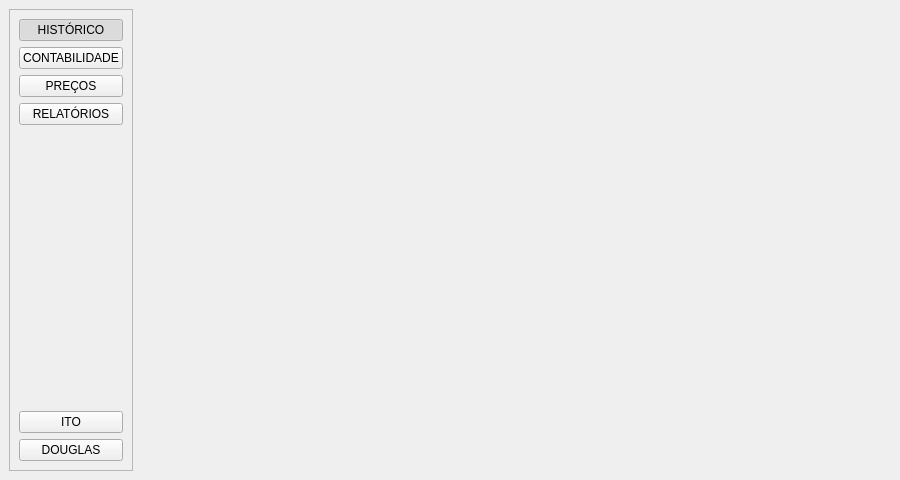
<?xml version="1.0" encoding="UTF-8"?>
<ui version="4.0">
 <class>MainWindow</class>
 <widget class="QMainWindow" name="MainWindow">
  <property name="geometry">
   <rect>
    <x>0</x>
    <y>0</y>
    <width>900</width>
    <height>480</height>
   </rect>
  </property>
  <property name="minimumSize">
   <size>
    <width>900</width>
    <height>0</height>
   </size>
  </property>
  <property name="windowTitle">
   <string>Ferro Velho</string>
  </property>
  <widget class="QWidget" name="centralwidget">
   <layout class="QGridLayout" name="gridLayout">
    <item row="0" column="1">
     <widget class="QStackedWidget" name="stackedWidget">
      <property name="currentIndex">
       <number>3</number>
      </property>
      <widget class="QWidget" name="historico_page">
       <layout class="QGridLayout" name="gridLayout_2">
        <property name="rightMargin">
         <number>15</number>
        </property>
        <item row="0" column="0">
         <widget class="QPushButton" name="DOUGLAS">
          <property name="styleSheet">
           <string notr="true">QPushButton::hover
{
background-color :rgb(186, 189, 182)
}</string>
          </property>
          <property name="text">
           <string>DOUGLAS</string>
          </property>
          <property name="checkable">
           <bool>true</bool>
          </property>
         </widget>
        </item>
        <item row="0" column="2">
         <widget class="QPushButton" name="GERAL">
          <property name="styleSheet">
           <string notr="true">QPushButton::hover
{
background-color :rgb(186, 189, 182)
}</string>
          </property>
          <property name="text">
           <string>GERAL</string>
          </property>
          <property name="checkable">
           <bool>true</bool>
          </property>
         </widget>
        </item>
        <item row="0" column="1">
         <widget class="QPushButton" name="ITO">
          <property name="styleSheet">
           <string notr="true">QPushButton::hover
{
background-color :rgb(186, 189, 182)
}</string>
          </property>
          <property name="text">
           <string>ITO</string>
          </property>
          <property name="checkable">
           <bool>true</bool>
          </property>
         </widget>
        </item>
        <item row="1" column="0" colspan="3">
         <widget class="QTableWidget" name="tableWidget_historico">
          <property name="focusPolicy">
           <enum>Qt::TabFocus</enum>
          </property>
          <property name="styleSheet">
           <string notr="true"/>
          </property>
          <property name="horizontalScrollBarPolicy">
           <enum>Qt::ScrollBarAlwaysOff</enum>
          </property>
          <property name="sizeAdjustPolicy">
           <enum>QAbstractScrollArea::AdjustIgnored</enum>
          </property>
          <property name="editTriggers">
           <set>QAbstractItemView::NoEditTriggers</set>
          </property>
          <property name="selectionMode">
           <enum>QAbstractItemView::NoSelection</enum>
          </property>
          <property name="selectionBehavior">
           <enum>QAbstractItemView::SelectRows</enum>
          </property>
          <attribute name="horizontalHeaderCascadingSectionResizes">
           <bool>true</bool>
          </attribute>
          <attribute name="horizontalHeaderDefaultSectionSize">
           <number>141</number>
          </attribute>
          <attribute name="horizontalHeaderStretchLastSection">
           <bool>true</bool>
          </attribute>
          <attribute name="verticalHeaderVisible">
           <bool>false</bool>
          </attribute>
          <column>
           <property name="text">
            <string>DATA</string>
           </property>
          </column>
          <column>
           <property name="text">
            <string>PESO</string>
           </property>
          </column>
          <column>
           <property name="text">
            <string>MATERIAL</string>
           </property>
          </column>
          <column>
           <property name="text">
            <string>PREÇO</string>
           </property>
          </column>
          <column>
           <property name="text">
            <string>HORA</string>
           </property>
          </column>
         </widget>
        </item>
        <item row="2" column="0">
         <widget class="QLabel" name="label_3">
          <property name="text">
           <string>TOTAL COMPRADO:</string>
          </property>
         </widget>
        </item>
        <item row="2" column="2">
         <widget class="QLabel" name="label_historico_total">
          <property name="text">
           <string/>
          </property>
          <property name="alignment">
           <set>Qt::AlignRight|Qt::AlignTrailing|Qt::AlignVCenter</set>
          </property>
         </widget>
        </item>
       </layout>
      </widget>
      <widget class="QWidget" name="contabilidade_page">
       <layout class="QGridLayout" name="gridLayout_3">
        <property name="rightMargin">
         <number>15</number>
        </property>
        <item row="0" column="0" colspan="3">
         <widget class="QFrame" name="frame_4">
          <property name="frameShape">
           <enum>QFrame::NoFrame</enum>
          </property>
          <property name="frameShadow">
           <enum>QFrame::Raised</enum>
          </property>
          <layout class="QGridLayout" name="gridLayout_5">
           <item row="1" column="1">
            <widget class="QLabel" name="label_7">
             <property name="text">
              <string>PESO:</string>
             </property>
            </widget>
           </item>
           <item row="2" column="4">
            <widget class="QPushButton" name="pushButton_contabilidade_ok">
             <property name="styleSheet">
              <string notr="true">QPushButton::hover
{
background-color :rgb(114, 159, 207)
}</string>
             </property>
             <property name="text">
              <string>OK</string>
             </property>
            </widget>
           </item>
           <item row="1" column="3">
            <widget class="QLabel" name="label_8">
             <property name="text">
              <string>VALOR POR KG</string>
             </property>
            </widget>
           </item>
           <item row="2" column="2">
            <widget class="QLineEdit" name="lineEdit_contabilidade_material"/>
           </item>
           <item row="2" column="3">
            <widget class="QLineEdit" name="lineEdit_contabilidade_valor"/>
           </item>
           <item row="1" column="2">
            <widget class="QLabel" name="label_6">
             <property name="text">
              <string>MATERIAL:</string>
             </property>
            </widget>
           </item>
           <item row="2" column="1">
            <widget class="QLineEdit" name="lineEdit_contabilidade_peso"/>
           </item>
           <item row="2" column="5">
            <widget class="QPushButton" name="pushButton_contabilidade_limpar">
             <property name="styleSheet">
              <string notr="true">QPushButton::hover
{
background-color : rgb(186, 189, 182)
}</string>
             </property>
             <property name="text">
              <string>LIMPAR</string>
             </property>
            </widget>
           </item>
           <item row="0" column="1" colspan="5">
            <widget class="QLabel" name="label_2">
             <property name="text">
              <string>ABATER VENDA</string>
             </property>
            </widget>
           </item>
          </layout>
         </widget>
        </item>
        <item row="1" column="0" colspan="3">
         <widget class="QFrame" name="frame_5">
          <property name="frameShape">
           <enum>QFrame::NoFrame</enum>
          </property>
          <property name="frameShadow">
           <enum>QFrame::Raised</enum>
          </property>
          <layout class="QGridLayout" name="gridLayout_6">
           <item row="2" column="0">
            <widget class="QLabel" name="label_9">
             <property name="text">
              <string>TOTAL INVESTIDO:</string>
             </property>
            </widget>
           </item>
           <item row="2" column="1">
            <widget class="QLabel" name="label_contabilidade_investido">
             <property name="text">
              <string/>
             </property>
             <property name="alignment">
              <set>Qt::AlignRight|Qt::AlignTrailing|Qt::AlignVCenter</set>
             </property>
            </widget>
           </item>
           <item row="3" column="1">
            <widget class="QLabel" name="label_contabilidade_retornado">
             <property name="text">
              <string/>
             </property>
             <property name="alignment">
              <set>Qt::AlignRight|Qt::AlignTrailing|Qt::AlignVCenter</set>
             </property>
            </widget>
           </item>
           <item row="1" column="0">
            <widget class="QLabel" name="label">
             <property name="styleSheet">
              <string notr="true"/>
             </property>
             <property name="text">
              <string>VALOR PRESO EM MATERIAL:</string>
             </property>
            </widget>
           </item>
           <item row="3" column="0">
            <widget class="QLabel" name="label_10">
             <property name="text">
              <string>TOTAL RETORNADO:</string>
             </property>
            </widget>
           </item>
           <item row="1" column="1">
            <widget class="QLabel" name="label_5">
             <property name="text">
              <string/>
             </property>
             <property name="alignment">
              <set>Qt::AlignRight|Qt::AlignTrailing|Qt::AlignVCenter</set>
             </property>
            </widget>
           </item>
           <item row="0" column="0" colspan="2">
            <widget class="QTableWidget" name="tableWidget_contabilidade">
             <property name="enabled">
              <bool>true</bool>
             </property>
             <property name="focusPolicy">
              <enum>Qt::TabFocus</enum>
             </property>
             <property name="horizontalScrollBarPolicy">
              <enum>Qt::ScrollBarAlwaysOff</enum>
             </property>
             <property name="sizeAdjustPolicy">
              <enum>QAbstractScrollArea::AdjustToContents</enum>
             </property>
             <property name="editTriggers">
              <set>QAbstractItemView::NoEditTriggers</set>
             </property>
             <property name="selectionMode">
              <enum>QAbstractItemView::NoSelection</enum>
             </property>
             <property name="columnCount">
              <number>5</number>
             </property>
             <attribute name="horizontalHeaderCascadingSectionResizes">
              <bool>true</bool>
             </attribute>
             <attribute name="horizontalHeaderDefaultSectionSize">
              <number>141</number>
             </attribute>
             <attribute name="horizontalHeaderStretchLastSection">
              <bool>false</bool>
             </attribute>
             <attribute name="verticalHeaderVisible">
              <bool>false</bool>
             </attribute>
             <column>
              <property name="text">
               <string>PESO</string>
              </property>
             </column>
             <column>
              <property name="text">
               <string>MATERIAL</string>
              </property>
             </column>
             <column>
              <property name="text">
               <string>VALOR</string>
              </property>
             </column>
             <column>
              <property name="text">
               <string>INVESTIDO</string>
              </property>
             </column>
             <column>
              <property name="text">
               <string>RETORNADO</string>
              </property>
             </column>
            </widget>
           </item>
           <item row="4" column="1">
            <widget class="QLabel" name="label_contabilidade_lucro">
             <property name="sizePolicy">
              <sizepolicy hsizetype="Preferred" vsizetype="Preferred">
               <horstretch>0</horstretch>
               <verstretch>0</verstretch>
              </sizepolicy>
             </property>
             <property name="styleSheet">
              <string notr="true"/>
             </property>
             <property name="text">
              <string/>
             </property>
             <property name="alignment">
              <set>Qt::AlignRight|Qt::AlignTop|Qt::AlignTrailing</set>
             </property>
            </widget>
           </item>
          </layout>
         </widget>
        </item>
       </layout>
      </widget>
      <widget class="QWidget" name="precos_page">
       <layout class="QGridLayout" name="gridLayout_4">
        <property name="rightMargin">
         <number>15</number>
        </property>
        <item row="3" column="1">
         <widget class="QLineEdit" name="lineEdit_precos_novo_preco"/>
        </item>
        <item row="3" column="2">
         <widget class="QPushButton" name="pushButton_precos_ok">
          <property name="styleSheet">
           <string notr="true">QPushButton::hover
{
background-color :rgb(114, 159, 207)
}</string>
          </property>
          <property name="text">
           <string>OK</string>
          </property>
         </widget>
        </item>
        <item row="1" column="0">
         <widget class="QLabel" name="label_11">
          <property name="text">
           <string>MUDAR PREÇO</string>
          </property>
         </widget>
        </item>
        <item row="3" column="0">
         <widget class="QLineEdit" name="lineEdit_precos_material"/>
        </item>
        <item row="3" column="3">
         <widget class="QPushButton" name="pushButton_precos_limpar">
          <property name="styleSheet">
           <string notr="true">QPushButton::hover
{
background-color : rgb(186, 189, 182)
}</string>
          </property>
          <property name="text">
           <string>LIMPAR</string>
          </property>
         </widget>
        </item>
        <item row="2" column="0">
         <widget class="QLabel" name="label_12">
          <property name="text">
           <string>MATERIAL:</string>
          </property>
         </widget>
        </item>
        <item row="2" column="1">
         <widget class="QLabel" name="label_13">
          <property name="text">
           <string>NOVO PREÇO:</string>
          </property>
         </widget>
        </item>
        <item row="4" column="0" colspan="4">
         <widget class="QTableWidget" name="tableWidget_precos">
          <property name="focusPolicy">
           <enum>Qt::TabFocus</enum>
          </property>
          <property name="horizontalScrollBarPolicy">
           <enum>Qt::ScrollBarAlwaysOff</enum>
          </property>
          <property name="sizeAdjustPolicy">
           <enum>QAbstractScrollArea::AdjustToContents</enum>
          </property>
          <property name="editTriggers">
           <set>QAbstractItemView::NoEditTriggers</set>
          </property>
          <property name="selectionMode">
           <enum>QAbstractItemView::NoSelection</enum>
          </property>
          <attribute name="horizontalHeaderDefaultSectionSize">
           <number>350</number>
          </attribute>
          <attribute name="horizontalHeaderStretchLastSection">
           <bool>true</bool>
          </attribute>
          <attribute name="verticalHeaderVisible">
           <bool>false</bool>
          </attribute>
          <column>
           <property name="text">
            <string>MATERIAL</string>
           </property>
          </column>
          <column>
           <property name="text">
            <string>PREÇO</string>
           </property>
          </column>
         </widget>
        </item>
       </layout>
      </widget>
      <widget class="QWidget" name="relatorios_page"/>
     </widget>
    </item>
    <item row="0" column="0">
     <widget class="QFrame" name="frame">
      <property name="frameShape">
       <enum>QFrame::StyledPanel</enum>
      </property>
      <property name="frameShadow">
       <enum>QFrame::Raised</enum>
      </property>
      <layout class="QVBoxLayout" name="verticalLayout">
       <item>
        <widget class="QPushButton" name="pushButton_historico">
         <property name="styleSheet">
          <string notr="true">QPushButton::hover
{
background-color :rgb(186, 189, 182)
}</string>
         </property>
         <property name="text">
          <string>HISTÓRICO</string>
         </property>
         <property name="checkable">
          <bool>true</bool>
         </property>
         <property name="checked">
          <bool>true</bool>
         </property>
        </widget>
       </item>
       <item>
        <widget class="QPushButton" name="pushButton_contabilidade">
         <property name="styleSheet">
          <string notr="true">QPushButton::hover
{
background-color :rgb(186, 189, 182)
}</string>
         </property>
         <property name="text">
          <string>CONTABILIDADE</string>
         </property>
         <property name="checkable">
          <bool>true</bool>
         </property>
        </widget>
       </item>
       <item>
        <widget class="QPushButton" name="pushButton_precos">
         <property name="styleSheet">
          <string notr="true">QPushButton::hover
{
background-color :rgb(186, 189, 182)
}</string>
         </property>
         <property name="text">
          <string>PREÇOS</string>
         </property>
         <property name="checkable">
          <bool>true</bool>
         </property>
        </widget>
       </item>
       <item>
        <widget class="QPushButton" name="pushButton">
         <property name="text">
          <string>RELATÓRIOS</string>
         </property>
        </widget>
       </item>
       <item>
        <spacer name="verticalSpacer">
         <property name="orientation">
          <enum>Qt::Vertical</enum>
         </property>
         <property name="sizeHint" stdset="0">
          <size>
           <width>20</width>
           <height>40</height>
          </size>
         </property>
        </spacer>
       </item>
       <item>
        <widget class="QPushButton" name="pushButton_login_ito">
         <property name="styleSheet">
          <string notr="true">QPushButton::hover
{
background-color :rgb(50, 133, 128)
}</string>
         </property>
         <property name="text">
          <string>ITO</string>
         </property>
        </widget>
       </item>
       <item>
        <widget class="QPushButton" name="pushButton_login_douglas">
         <property name="styleSheet">
          <string notr="true">QPushButton::hover
{
background-color :rgb(50, 133, 128)
}
</string>
         </property>
         <property name="text">
          <string>DOUGLAS</string>
         </property>
        </widget>
       </item>
      </layout>
     </widget>
    </item>
   </layout>
  </widget>
 </widget>
 <resources/>
 <connections/>
</ui>
